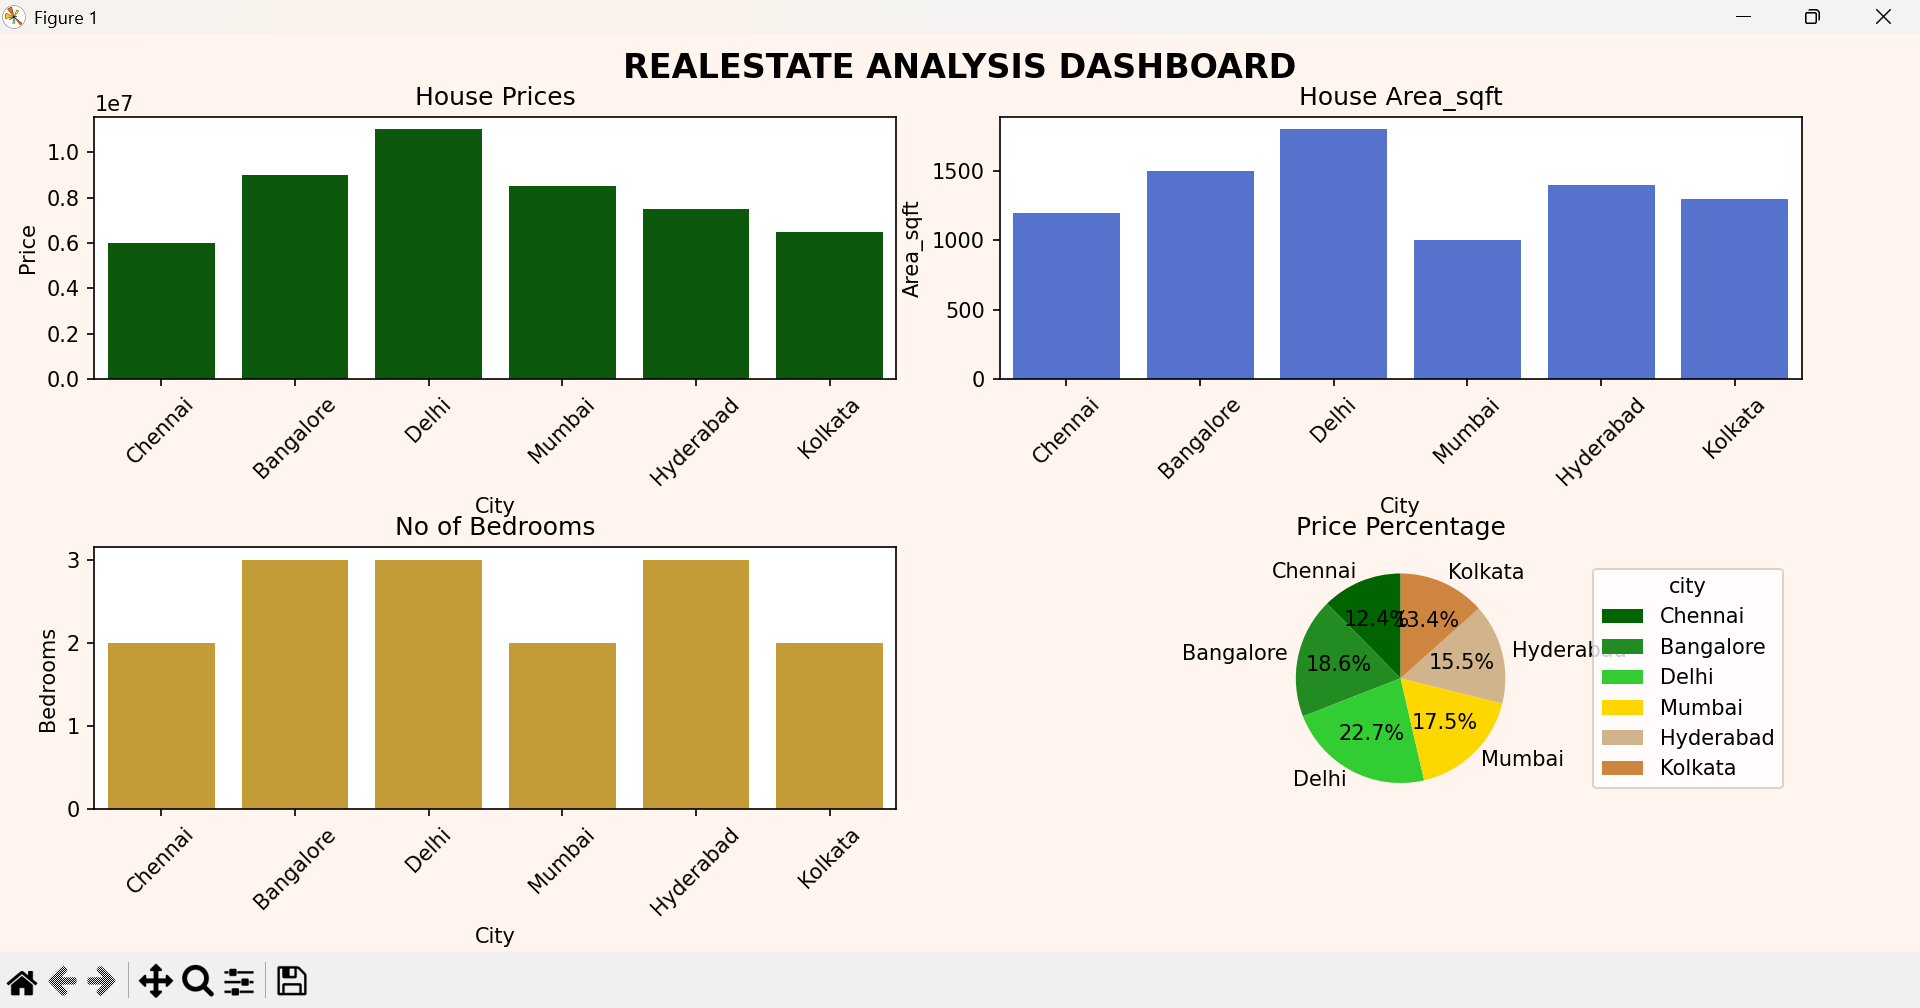

Reproduce this figure in Python.
import numpy as np
import pandas as pd
import matplotlib.pyplot as plt
import seaborn as sns
class RealEstate:
    def __init__(self,file):
        self.dp=pd.read_csv(file)
    def details(self):
        print("===========DATA==========")
        print(self.dp)
        idx=self.dp['HouseID'].count()
        print("\nHouses for Sales:",idx)
        print("\nHouses City:",self.dp['City'])
        print("\nArea squareft:",self.dp[['City','Area_sqft']])
        hsq=self.dp['Area_sqft'].idxmax()
        lsq=self.dp['Area_sqft'].idxmin()
        print("\nHigh Squareft City:",self.dp.loc[hsq])
        print("\nlow Squareft City:",self.dp.loc[lsq])
        print("\nNo of Bedrooms:",self.dp[['City','Bedrooms']])
        print("\nHouses Price:",self.dp[['City','Price']])
        mp=self.dp['Price'].idxmax()
        lp=self.dp['Price'].idxmin()
        print("\nHigh Price House:",self.dp.loc[mp])
        print("\nLow Price House:",self.dp.loc[lp])
        print("\nAverage Price:",np.mean(self.dp['Price']))
    def plot(self):
        plt.figure(figsize=(18,8),facecolor='seashell')

        plt.subplot(2,2,1)
        sns.barplot(x=self.dp['City'],y=self.dp['Price'],color='darkgreen')
        plt.title("House Prices")
        plt.xticks(rotation=45)

        plt.subplot(2,2,2)
        sns.barplot(x=self.dp['City'],y=self.dp['Area_sqft'],color='royalblue')
        plt.title("House Area_sqft")
        plt.xticks(rotation=45)

        plt.subplot(2,2,3)
        sns.barplot(x=self.dp['City'],y=self.dp['Bedrooms'],color='goldenrod')
        plt.title("No of Bedrooms")
        plt.xticks(rotation=45)
        
        plt.subplot(2,2,4)
        plt.pie(
            self.dp['Price'],
            labels=self.dp['City'],
            autopct='%1.1f%%',
            colors = ['darkgreen','forestgreen','limegreen','gold','tan','peru'],
            startangle=90
        )
        plt.title("Price Percentage")
        plt.legend(title="city",loc="right",bbox_to_anchor=(2,0.5))
        plt.suptitle("REALESTATE ANALYSIS DASHBOARD",fontsize=16,color='black',fontweight='bold')

        plt.tight_layout()
        plt.show()

RE=RealEstate('Real_estate_data.csv')
RE.details()
RE.plot()
